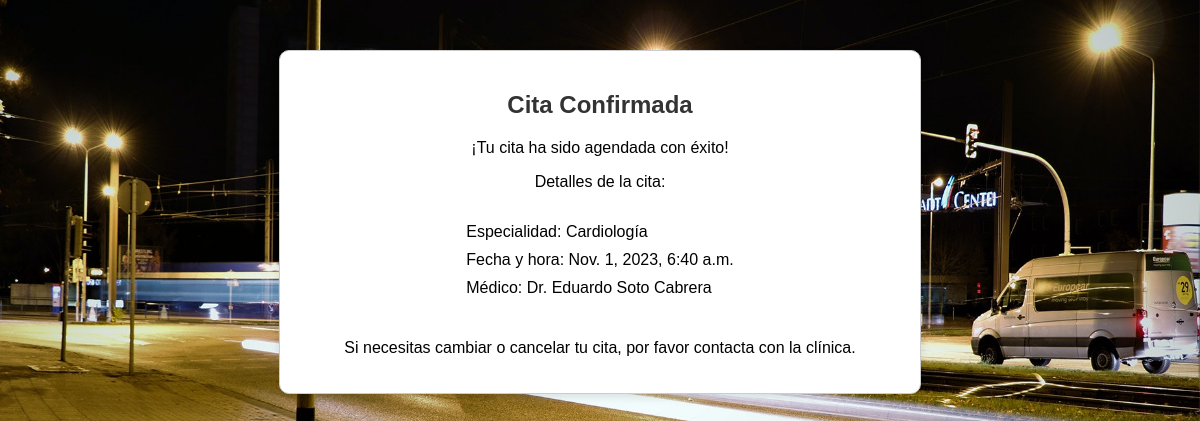
The app's page /cita-confirmada/6/ with its own data.
### registro/models.py (models this page shows, shortened)
class Cita(models.Model):
    nombre = models.CharField(max_length=100, default='')  # Valor predeterminado para nombre
    telefono = models.CharField(max_length=20, default='')  # Valor predeterminado para telefono
    medico = models.ForeignKey(Medico, on_delete=models.CASCADE, related_name='citas')
    fecha_hora = models.DateTimeField(default=timezone.now)
    razon_visita = models.TextField()

class Medico(models.Model):
    nombre = models.CharField(max_length=100)
    numero_colegiado = models.CharField(max_length=20)
    especialidad = models.CharField(max_length=50)
    diagnostico = models.TextField()

### registro/views.py (the view)
# urls.py: path('cita-confirmada/<int:cita_id>/', registro_views.cita_confirmada_view, name='cita_confirmada'),
def cita_confirmada_view(request, cita_id):
    cita = Cita.objects.get(id=cita_id)
    return render(request, 'cita_confirmada.html', {'cita': cita})

### registro/templates/cita_confirmada.html (shortened to what this page needs)
{% load static %}
<!DOCTYPE html>
<html lang="es">
<head>
    <link rel="stylesheet" href="{% static 'styles.css' %}">
</head>
<body>
    <div class="confirmacion-cita">
        <h2>Cita Confirmada</h2>
        <p>¡Tu cita ha sido agendada con éxito!</p>
        <p>Detalles de la cita:</p>
        <ul>
            <li>Especialidad: {{ cita.medico.especialidad }}</li>
            <li>Fecha y hora: {{ cita.fecha_hora }}</li>
            <li>Médico: {{ cita.medico.nombre }}</li>
        </ul>
        <p>Si necesitas cambiar o cancelar tu cita, por favor contacta con la clínica.</p>
    </div>
</body>
</html>

### registro/static/styles.css (style rules this page uses)
body, html { margin: 0; padding: 0; font-family: 'Arial', sans-serif; background-image: url('/static/imagen10.jpg'); background-size: cover; background-repeat: no-repeat; background-position: center; }
.confirmacion-cita { text-align: center; padding: 20px; margin: 50px auto; border: 1px solid #ccc; max-width: 600px; background: #ffffff; box-shadow: 0 4px 8px rgba(0, 0, 0, 0.1); border-radius: 10px; position: relative; z-index: 2; }
.confirmacion-cita h2 { margin-bottom: 20px; color: #333; }
.confirmacion-cita ul { list-style: none; padding: 0; text-align: left; display: inline-block; margin-left: 0; }
.confirmacion-cita li { padding-left: 1em; text-indent: -1em; margin-bottom: 10px; }

### records on screen
Cita: medico.especialidad "Cardiología", fecha_hora "Nov. 1, 2023, 6:40 a.m.", medico.nombre "Dr. Eduardo Soto Cabrera"
